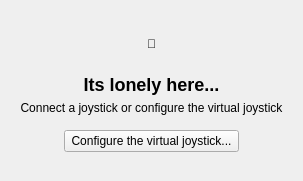
      <widget class="QWidget" name="JoysticksTab">
       <attribute name="title">
        <string></string>
       </attribute>
       <attribute name="toolTip">
        <string>USB Devices</string>
       </attribute>
       <layout class="QHBoxLayout" name="horizontalLayout_4">
        <item>
         <widget class="QWidget" name="NoJoystickWidget" native="true">
          <layout class="QVBoxLayout" name="verticalLayout_5">
           <item>
            <spacer name="verticalSpacer_15">
             <property name="orientation">
              <enum>Qt::Vertical</enum>
             </property>
             <property name="sizeType">
              <enum>QSizePolicy::Expanding</enum>
             </property>
             <property name="sizeHint" stdset="0">
              <size>
               <width>0</width>
               <height>0</height>
              </size>
             </property>
            </spacer>
           </item>
           <item>
            <widget class="QLabel" name="NoJoystickIcon">
             <property name="minimumSize">
              <size>
               <width>48</width>
               <height>48</height>
              </size>
             </property>
             <property name="text">
              <string></string>
             </property>
             <property name="alignment">
              <set>Qt::AlignCenter</set>
             </property>
            </widget>
           </item>
           <item>
            <widget class="QLabel" name="NoJoystickTitle">
             <property name="text">
              <string>&lt;h2&gt;Its lonely here...&lt;/h2&gt;</string>
             </property>
             <property name="alignment">
              <set>Qt::AlignCenter</set>
             </property>
            </widget>
           </item>
           <item>
            <widget class="QLabel" name="NoJoystickDetails">
             <property name="text">
              <string>Connect a joystick or configure the virtual joystick</string>
             </property>
             <property name="alignment">
              <set>Qt::AlignCenter</set>
             </property>
            </widget>
           </item>
           <item>
            <widget class="QWidget" name="widget_5" native="true">
             <layout class="QHBoxLayout" name="horizontalLayout_16">
              <item>
               <spacer name="horizontalSpacer_4">
                <property name="orientation">
                 <enum>Qt::Horizontal</enum>
                </property>
                <property name="sizeType">
                 <enum>QSizePolicy::Expanding</enum>
                </property>
                <property name="sizeHint" stdset="0">
                 <size>
                  <width>0</width>
                  <height>0</height>
                 </size>
                </property>
               </spacer>
              </item>
              <item>
               <widget class="QPushButton" name="KeyboardDrive">
                <property name="sizePolicy">
                 <sizepolicy hsizetype="Minimum" vsizetype="Maximum">
                  <horstretch>0</horstretch>
                  <verstretch>0</verstretch>
                 </sizepolicy>
                </property>
                <property name="text">
                 <string> Configure the virtual joystick... </string>
                </property>
               </widget>
              </item>
              <item>
               <spacer name="horizontalSpacer_5">
                <property name="orientation">
                 <enum>Qt::Horizontal</enum>
                </property>
                <property name="sizeType">
                 <enum>QSizePolicy::Expanding</enum>
                </property>
                <property name="sizeHint" stdset="0">
                 <size>
                  <width>0</width>
                  <height>0</height>
                 </size>
                </property>
               </spacer>
              </item>
             </layout>
            </widget>
           </item>
           <item>
            <spacer name="verticalSpacer_14">
             <property name="orientation">
              <enum>Qt::Vertical</enum>
             </property>
             <property name="sizeType">
              <enum>QSizePolicy::Expanding</enum>
             </property>
             <property name="sizeHint" stdset="0">
              <size>
               <width>0</width>
               <height>0</height>
              </size>
             </property>
            </spacer>
           </item>
          </layout>
         </widget>
        </item>
       </layout>
      </widget>
